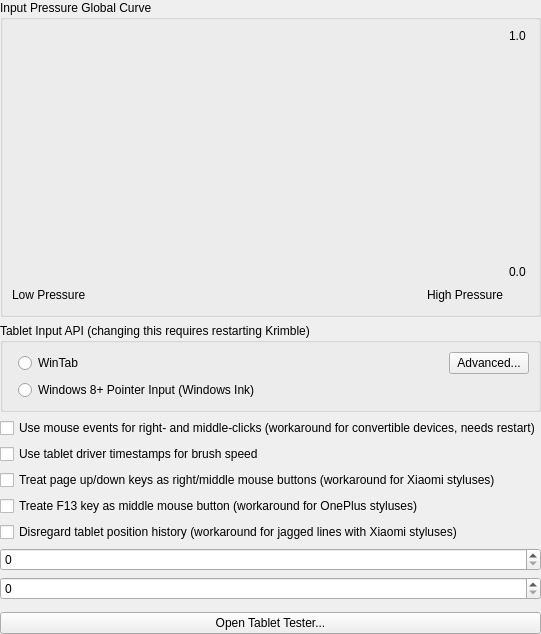
<?xml version="1.0" encoding="UTF-8"?>
<ui version="4.0">
 <author>
    SPDX-FileCopyrightText: none
    SPDX-License-Identifier: GPL-3.0-or-later
  </author>
 <class>WdgTabletSettings</class>
 <widget class="QWidget" name="WdgTabletSettings">
  <property name="windowTitle">
   <string>Color Settings</string>
  </property>
  <layout class="QVBoxLayout" name="verticalLayout_2">
   <property name="leftMargin">
    <number>0</number>
   </property>
   <property name="topMargin">
    <number>0</number>
   </property>
   <property name="rightMargin">
    <number>0</number>
   </property>
   <property name="bottomMargin">
    <number>0</number>
   </property>
   <item>
    <widget class="QGroupBox" name="groupBox">
     <property name="title">
      <string>Input Pressure Global Curve</string>
     </property>
     <layout class="QGridLayout" name="gridLayout">
      <item row="0" column="0">
       <widget class="KisCurveWidget" name="pressureCurve" native="true">
        <property name="sizePolicy">
         <sizepolicy hsizetype="MinimumExpanding" vsizetype="MinimumExpanding">
          <horstretch>0</horstretch>
          <verstretch>0</verstretch>
         </sizepolicy>
        </property>
        <property name="minimumSize">
         <size>
          <width>200</width>
          <height>250</height>
         </size>
        </property>
        <property name="autoFillBackground">
         <bool>false</bool>
        </property>
       </widget>
      </item>
      <item row="1" column="0">
       <layout class="QHBoxLayout" name="horizontalLayout">
        <item>
         <widget class="QLabel" name="label_2">
          <property name="sizePolicy">
           <sizepolicy hsizetype="Fixed" vsizetype="Preferred">
            <horstretch>0</horstretch>
            <verstretch>0</verstretch>
           </sizepolicy>
          </property>
          <property name="text">
           <string>Low Pressure</string>
          </property>
         </widget>
        </item>
        <item>
         <spacer name="horizontalSpacer">
          <property name="orientation">
           <enum>Qt::Horizontal</enum>
          </property>
          <property name="sizeHint" stdset="0">
           <size>
            <width>40</width>
            <height>20</height>
           </size>
          </property>
         </spacer>
        </item>
        <item>
         <widget class="QLabel" name="label_3">
          <property name="sizePolicy">
           <sizepolicy hsizetype="Fixed" vsizetype="Preferred">
            <horstretch>0</horstretch>
            <verstretch>0</verstretch>
           </sizepolicy>
          </property>
          <property name="text">
           <string>High Pressure</string>
          </property>
         </widget>
        </item>
       </layout>
      </item>
      <item row="0" column="1">
       <layout class="QVBoxLayout" name="verticalLayout">
        <item>
         <widget class="QLabel" name="label_5">
          <property name="text">
           <string>1.0</string>
          </property>
         </widget>
        </item>
        <item>
         <spacer name="verticalSpacer">
          <property name="orientation">
           <enum>Qt::Vertical</enum>
          </property>
          <property name="sizeHint" stdset="0">
           <size>
            <width>20</width>
            <height>40</height>
           </size>
          </property>
         </spacer>
        </item>
        <item>
         <widget class="QLabel" name="label_4">
          <property name="text">
           <string>0.0</string>
          </property>
         </widget>
        </item>
       </layout>
      </item>
     </layout>
    </widget>
   </item>
   <item>
    <widget class="QGroupBox" name="grpTabletApi">
     <property name="title">
      <string>Tablet Input API (changing this requires restarting Krimble)</string>
     </property>
     <layout class="QFormLayout" name="formLayout_2">
      <item row="0" column="1">
       <layout class="QHBoxLayout" name="horizontalLayout_2">
        <item>
         <widget class="QRadioButton" name="radioWintab">
          <property name="text">
           <string>WinTab</string>
          </property>
         </widget>
        </item>
        <item>
         <spacer name="horizontalSpacer_3">
          <property name="orientation">
           <enum>Qt::Horizontal</enum>
          </property>
          <property name="sizeHint" stdset="0">
           <size>
            <width>40</width>
            <height>20</height>
           </size>
          </property>
         </spacer>
        </item>
        <item>
         <widget class="QPushButton" name="btnResolutionSettings">
          <property name="text">
           <string comment="Tablet mapping settings">Advanced...</string>
          </property>
         </widget>
        </item>
       </layout>
      </item>
      <item row="1" column="1">
       <widget class="QRadioButton" name="radioWin8PointerInput">
        <property name="text">
         <string>Windows 8+ Pointer Input (Windows Ink)</string>
        </property>
       </widget>
      </item>
     </layout>
    </widget>
   </item>
   <item>
    <widget class="QCheckBox" name="chkUseRightMiddleClickWorkaround">
     <property name="toolTip">
      <string>&lt;html&gt;&lt;head/&gt;&lt;body&gt;&lt;p&gt;Some tablet devices don't pass barrel-button clicks via tablet API. If you have such a device, you can try activate this workaround. Krimble will try to read right- and middle-button clicks from the mouse events stream. It may or may not work on your device (depends on the tablet driver implementation).&lt;/p&gt;&lt;p&gt;&lt;br/&gt;&lt;/p&gt;&lt;p&gt;After changing this option Krimble should be restarted.&lt;/p&gt;&lt;/body&gt;&lt;/html&gt;</string>
     </property>
     <property name="text">
      <string>Use mouse events for right- and middle-clicks (workaround for convertible devices, needs restart)</string>
     </property>
    </widget>
   </item>
   <item>
    <widget class="QCheckBox" name="chkUseTimestampsForBrushSpeed">
     <property name="text">
      <string notr="true">Use tablet driver timestamps for brush speed</string>
     </property>
    </widget>
   </item>
   <item>
    <widget class="QCheckBox" name="chkUsePageUpDownMouseButtonEmulationWorkaround">
     <property name="text">
      <string>Treat page up/down keys as right/middle mouse buttons (workaround for Xiaomi styluses)</string>
     </property>
    </widget>
   </item>
   <item>
    <widget class="QCheckBox" name="chkUseHighFunctionKeyMouseButtonEmulationWorkaround">
     <property name="text">
      <string>Treate F13 key as middle mouse button (workaround for OnePlus styluses)</string>
     </property>
    </widget>
   </item>
   <item>
    <widget class="QCheckBox" name="chkUseIgnoreHistoricTabletEventsWorkaround">
     <property name="text">
      <string>Disregard tablet position history (workaround for jagged lines with Xiaomi styluses)</string>
     </property>
    </widget>
   </item>
   <item>
    <widget class="KisSliderSpinBox" name="intMaxAllowedBrushSpeed" native="true">
     <property name="sizePolicy">
      <sizepolicy hsizetype="MinimumExpanding" vsizetype="Minimum">
       <horstretch>0</horstretch>
       <verstretch>0</verstretch>
      </sizepolicy>
     </property>
     <property name="toolTip">
      <string>Maximum speed mapped to 1.0 for the speed sensor curve. Should be set to the maximum speed you can reach using Tablet Tester</string>
     </property>
    </widget>
   </item>
   <item>
    <widget class="KisSliderSpinBox" name="intBrushSpeedSmoothing" native="true">
     <property name="sizePolicy">
      <sizepolicy hsizetype="MinimumExpanding" vsizetype="Minimum">
       <horstretch>0</horstretch>
       <verstretch>0</verstretch>
      </sizepolicy>
     </property>
     <property name="toolTip">
      <string>Amount of smoothing Krimble should do to speed sensor. This value is very hardware-dependent</string>
     </property>
    </widget>
   </item>
   <item>
    <widget class="KisAngleSelector" name="tiltDirectionOffsetAngle" native="true">
     <property name="sizePolicy">
      <sizepolicy hsizetype="MinimumExpanding" vsizetype="Minimum">
       <horstretch>0</horstretch>
       <verstretch>0</verstretch>
      </sizepolicy>
     </property>
     <property name="toolTip">
      <string>Angle offset added to the reported pen tilt direction.</string>
     </property>
    </widget>
   </item>
   <item>
    <widget class="QPushButton" name="btnTabletTest">
     <property name="text">
      <string>Open Tablet Tester...</string>
     </property>
    </widget>
   </item>
   <item>
    <spacer name="verticalSpacer_2">
     <property name="orientation">
      <enum>Qt::Orientation::Vertical</enum>
     </property>
     <property name="sizeHint" stdset="0">
      <size>
       <width>20</width>
       <height>0</height>
      </size>
     </property>
    </spacer>
   </item>
  </layout>
 </widget>
 <customwidgets>
  <customwidget>
   <class>KisSliderSpinBox</class>
   <extends>QSpinBox</extends>
   <header location="global">kis_slider_spin_box.h</header>
   <container>1</container>
  </customwidget>
  <customwidget>
   <class>KisCurveWidget</class>
   <extends>QWidget</extends>
   <header>widgets/kis_curve_widget.h</header>
   <container>1</container>
  </customwidget>
  <customwidget>
   <class>KisAngleSelector</class>
   <extends>QWidget</extends>
   <header location="global">KisAngleSelector.h</header>
   <container>1</container>
  </customwidget>
 </customwidgets>
 <resources/>
 <connections/>
</ui>
